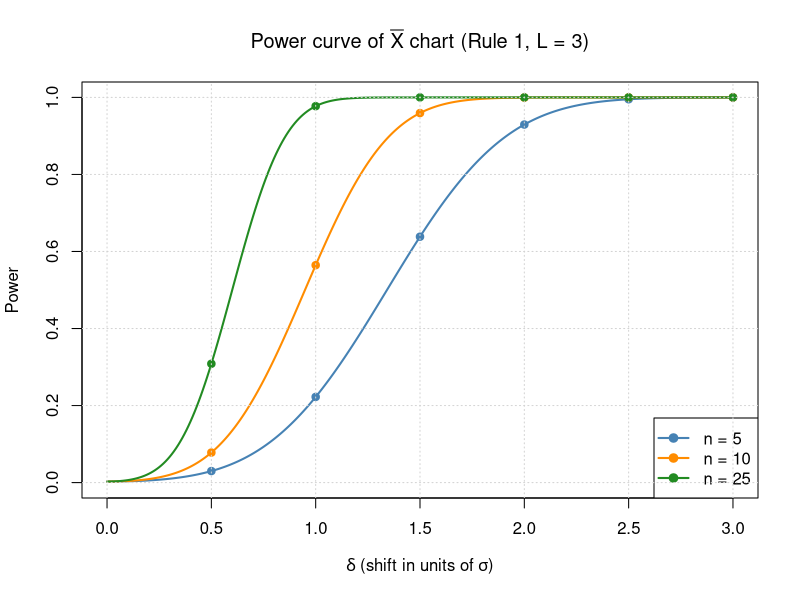
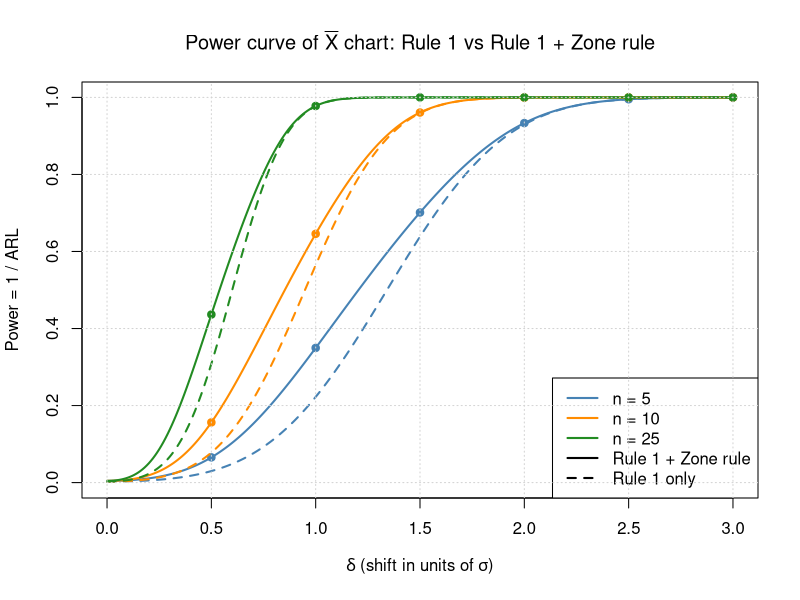

Here is the R script that generated these plots, in order:
# =============================================================
# X-bar 管制圖 Power Curve 分析
#   Part 1：只用規則 1（點超出 ±3σ 管制界限）
#   Part 2：規則 1 + zone rule（連續 3 點中至少 2 點落在同側 A 區）
# 假設：常態分配，平均偏移 delta 個標準差
# =============================================================

L          <- 3                          # 3σ 管制界限
n_list     <- c(5, 10, 25)               # 樣本大小
delta_list <- c(0.5, 1, 1.5, 2, 2.5, 3)  # 偏移量（σ 的倍數）
cols       <- c("steelblue", "darkorange", "forestgreen")
d_grid     <- seq(0, 3, by = 0.01)       # 畫平滑曲線用


# -------------------------------------------------------------
# Part 1：只用規則 1
# Power = 1 - [Φ(L - δ√n) - Φ(-L - δ√n)]
# -------------------------------------------------------------
xbar_power <- function(delta, n, L = 3) {
  shift <- delta * sqrt(n)                       # 標準化後的中心 δ√n
  beta  <- pnorm(L - shift) - pnorm(-L - shift)  # 落在界限內 = 沒抓到
  1 - beta
}

rule1_table <- outer(delta_list, n_list, xbar_power, L = L)
dimnames(rule1_table) <- list(delta = delta_list, n = n_list)
cat("\n=== 只用規則 1：Power ===\n")
print(round(rule1_table, 4))

cat("\n只用規則 1：alpha =", round(xbar_power(0, 5), 4),
    "，ARL0 =", round(1 / xbar_power(0, 5), 2), "\n")


# -------------------------------------------------------------
# Part 2：規則 1 + zone rule（Markov chain 求 ARL）
# 狀態 = (前一點, 這一點) 的區域，U / L / C
# 去掉 UU、LL（已發訊號），共 7 個狀態
# ARL 滿足 (I - Q) ARL = 1
# -------------------------------------------------------------
arl_zone <- function(delta, n) {
  s  <- delta * sqrt(n)
  pU <- pnorm(3 - s)  - pnorm(2 - s)    # 上 A 區
  pL <- pnorm(-2 - s) - pnorm(-3 - s)   # 下 A 區
  pC <- pnorm(2 - s)  - pnorm(-2 - s)   # 中間 ±2σ

  st <- c("UL", "UC", "LU", "LC", "CU", "CL", "CC")
  Q  <- matrix(0, 7, 7, dimnames = list(st, st))
  Q["UL", "LC"] <- pC
  Q["UC", "CL"] <- pL;  Q["UC", "CC"] <- pC
  Q["LU", "UC"] <- pC
  Q["LC", "CU"] <- pU;  Q["LC", "CC"] <- pC
  Q["CU", "UL"] <- pL;  Q["CU", "UC"] <- pC
  Q["CL", "LU"] <- pU;  Q["CL", "LC"] <- pC
  Q["CC", "CU"] <- pU;  Q["CC", "CL"] <- pL;  Q["CC", "CC"] <- pC

  ARL <- solve(diag(7) - Q, rep(1, 7))
  unname(ARL["CC"])                     # 從 CC 開始
}

zone_power <- function(delta, n) 1 / arl_zone(delta, n)

ARL0  <- arl_zone(0, 5)
alpha <- 1 / ARL0
cat("\n規則 1 + zone rule：alpha =", round(alpha, 5),
    "，ARL0 =", round(ARL0, 2), "\n")

zone_table <- sapply(n_list, function(n) sapply(delta_list, zone_power, n = n))
dimnames(zone_table) <- list(delta = delta_list, n = n_list)
cat("\n=== 規則 1 + zone rule：等效 Power = 1/ARL1 ===\n")
print(round(zone_table, 4))


# -------------------------------------------------------------
# 模擬驗證 ARL0（約需數十秒）
# -------------------------------------------------------------
run_length <- function() {
  z1 <- 0; z2 <- 0; t <- 0
  repeat {
    t <- t + 1
    z <- rnorm(1)
    if (abs(z) > 3) return(t)
    last3 <- c(z2, z1, z)
    if (sum(last3 > 2) >= 2 || sum(last3 < -2) >= 2) return(t)
    z2 <- z1; z1 <- z
  }
}
# set.seed(123)
# rl <- replicate(10000, run_length())
# cat("模擬 ARL0 =", mean(rl), "\n")


# -------------------------------------------------------------
# 圖 1：只用規則 1
# -------------------------------------------------------------
plot(NA, xlim = c(0, 3), ylim = c(0, 1),
     xlab = expression(delta ~ "(shift in units of" ~ sigma * ")"),
     ylab = "Power",
     main = expression("Power curve of " * bar(X) * " chart (Rule 1, L = 3)"))
for (i in seq_along(n_list)) {
  lines(d_grid, xbar_power(d_grid, n_list[i], L), col = cols[i], lwd = 2)
  points(delta_list, xbar_power(delta_list, n_list[i], L), col = cols[i], pch = 19)
}
legend("bottomright", legend = paste("n =", n_list), col = cols, lwd = 2, pch = 19)
grid()


# -------------------------------------------------------------
# 圖 2：規則 1 vs 規則 1 + zone rule
# -------------------------------------------------------------
plot(NA, xlim = c(0, 3), ylim = c(0, 1),
     xlab = expression(delta ~ "(shift in units of" ~ sigma * ")"),
     ylab = "Power = 1 / ARL",
     main = expression("Power curve of " * bar(X) * " chart: Rule 1 vs Rule 1 + Zone rule"))
for (i in seq_along(n_list)) {
  n <- n_list[i]
  lines(d_grid, sapply(d_grid, zone_power, n = n), col = cols[i], lwd = 2)
  points(delta_list, sapply(delta_list, zone_power, n = n), col = cols[i], pch = 19)
  lines(d_grid, xbar_power(d_grid, n), col = cols[i], lwd = 2, lty = 2)
}
legend("bottomright",
       legend = c(paste("n =", n_list), "Rule 1 + Zone rule", "Rule 1 only"),
       col    = c(cols, "black", "black"),
       lty    = c(1, 1, 1, 1, 2),
       lwd    = 2)
grid()
